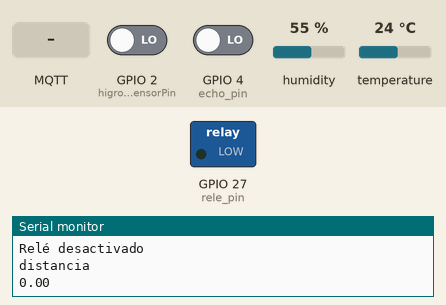
The sketch below on a simulated ESP32. Shown: switched loads named in the sketch (green lamp = pin HIGH), the last lines printed to the serial monitor. The inputs (shaded band) are chosen by the test bench; at power-on: GPIO 2 (higrometerSensorPin) LOW, GPIO 4 (echo_pin) LOW, humidity 55 %, temperature 24 °C. WiFi joins after 1.5 s; servers stay silent unless stated; no MQTT or app messages arrive unless stated; pins used as bus, display or sensor lines are not drawn.

Above: at 2.7 s.
2.8 s: GPIO 2 (higrometerSensorPin) driven HIGH
At 6.1 s:
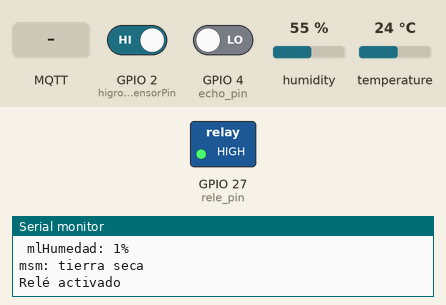
13.7 s: MQTT message "RegarPlanta" arrives on the first subscribed topic
23.5 s: GPIO 2 (higrometerSensorPin) driven LOW
At 27.1 s:
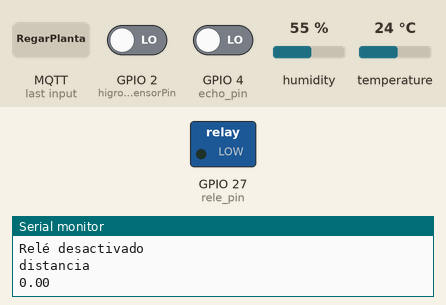
Timing chart, 0 to 28.6 s (numbered marks = the images above; inputs shaded):
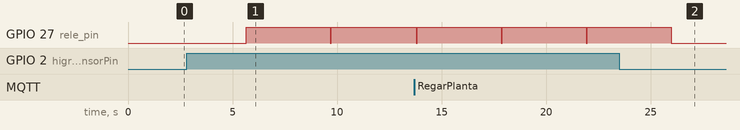

The sketch:

ESP32_script.ino
```cpp
//Libreria requeridas para el funcionamiento del sistema
#include <WiFi.h>
#include <PubSubClient.h>
#include <DHT.h>

//Agregar el nombre de la red wifi en la cual se implementa el entorno
const char* ssid = "realmeGeorge";
//Ingresar la contraseña del wifi
const char* password = "12345678";
//Ingresar la direción Ip del servidor MQTT, direción de la computadora que esta ejecutando el servidor react
const char* mqtt_server = "192.168.93.93";
//Los siguientes son la definición de los topicos
const char* humedad_topic = "Planta/DHT11/Humedad";
const char* temperatura_topic = "Planta/DHT11/Temperatura";
const char* humedad_topic2 = "Planta/Higro/Humedad";
const char* distancia_topic = "Planta/Ultra/Distancia";
const char* regar_topic = "Planta/BombaAgua";
//Definimos Variables
const int humedad_pin = 15;
const int temperatura_pin = 15;
const int trigger_pin = 14;
const int echo_pin = 4;
const int rele_pin = 27;
const int umbral_humedad = 50;
const int higrometerSensorPin = 2;

//Declaramos tres objetos necesarios
WiFiClient espClient;
PubSubClient client(espClient);
DHT dht(temperatura_pin, DHT11);
//Función que establece coneción
void setup_wifi() {
  delay(10);
  Serial.println();
  Serial.print("Conectando a ");
  Serial.println(ssid);

  WiFi.begin(ssid, password);

  while (WiFi.status() != WL_CONNECTED) {
    delay(500);
    Serial.print(".");
  }

  Serial.println("");
  Serial.println("WiFi conectado");
  Serial.println("Dirección IP: ");
  Serial.println(WiFi.localIP());
}
//Función que escucha un tópico en particular, en este caso el tópico Planta/BombaAgua
void callback(char* topic, byte* payload, unsigned int length) {
  Serial.print("Mensaje recibido [");
  Serial.print(topic);
  Serial.print("] ");
  for (int i = 0; i < length; i++) {
    Serial.print((char)payload[i]);
  }
  Serial.println();
  //coparamos el mensaje enviado y ejecutamos la senteia de activado, apgado, funcionamiento normal de la bomba
  if (strcmp(topic, regar_topic) == 0) {
    String msg = "";
    for (int i = 0; i < length; i++) {
      msg += (char)payload[i];
    }
    if (msg == "RegarPlanta") {
      digitalWrite(rele_pin, HIGH);
      Serial.println("Relé activado");
      client.publish(regar_topic, "Regando Planta");
    } else if (msg == "Desactivar") {
      digitalWrite(rele_pin, LOW);
      Serial.println("Relé desactivado");
      client.publish(regar_topic, "Detener Bomba");
    } else if (msg == "Normal") {
      Serial.println("Ejecución normal");
    }
  }
}

//La siguiente Función reconecta al dispositivo esp32 al servidor mqtt
void reconnect() {
  while (!client.connected()) {
    Serial.print("Conectando al servidor MQTT...");
    if (client.connect("ESP32Client")) {
      Serial.println("conectado");
      client.subscribe(regar_topic);
    } else {
      Serial.print("falló, rc=");
      Serial.print(client.state());
      Serial.println(" intentando de nuevo en 5 segundos");
      delay(5000);
    }
  }
}
//Codigo que se ejecuta una unica vez al inicio del programa
void setup() {
  Serial.begin(9600);

  pinMode(rele_pin, OUTPUT);
  pinMode(trigger_pin, OUTPUT);
  pinMode(echo_pin, INPUT);
  pinMode(higrometerSensorPin,INPUT);
  digitalWrite(rele_pin, LOW);
  digitalWrite(trigger_pin, LOW);
    setup_wifi();
  client.setServer(mqtt_server, 1883);
  client.setCallback(callback);
  dht.begin();
}
//Codigo que se repide en cada ciclo del dispositivo.
void loop() {

  // Leer el valor digital del higrómetro, se escoge este valor, puesto la funcion wifi, genera medición incorrecta de entradas analogicas.
  int lectura2 = digitalRead(higrometerSensorPin);
  digitalWrite(27, LOW);
  // Imprimir el valor de humedad en el monitor serial
  Serial.print("Humedad: ");
  Serial.print(lectura2);
  Serial.println("%");
  //Si el valor medido corresponde a un uno logico, es porque la tierra esta seca, en caso distinto la tierra esta mojada.
   if ((int)lectura2 == 1) {
    Serial.print("msm: ");
    Serial.println("tierra seca");
    client.publish(humedad_topic2, "tierra seca");
    digitalWrite(rele_pin, HIGH);
    Serial.println("Relé activado");
    client.publish(regar_topic, "Regando Planta");
  }else{
    Serial.println("tierra mojada");
    client.publish(humedad_topic2, "Tierra mojada");
    Serial.println("Relé desactivado");
      client.publish(regar_topic, "Detener Bomba");
  }

  //medición del volumen del contenedor
  long t;   //tiempo que demora en llegar el eco
  float d;  //distancia en centimetros

  t = pulseIn(echo_pin, HIGH);  //obtenemos el ancho del pulso
  d = t / 59;               //escalamos el tiempo a una distancia en cm
  float vol = 830-(7.5*8.5*d);  //nivel de agua en ml o cm3 (Volumen del recipiente)
  Serial.println("distancia");
  Serial.println(d);

  //tiempo de 3 segundo para accionamiento de la bomba
  delay(3000);
  //nos aseguramos de que la bomba se apague
digitalWrite(rele_pin, LOW);
// verificamos conectividad
 if (!client.connected()) {
    reconnect();
  }
  client.loop();
  //Lectura del sensor dht11 variable humedad
  float humedad = dht.readHumidity();
  // Sentencias de control para enviar la información al topico Planta/DHT11/Humedad
  if (!isnan(humedad)) {

    Serial.print("Humedad dht11: ");
    Serial.println(humedad);

      String hum= String(humedad,1) + "%";
      client.publish(humedad_topic, String(hum).c_str());
   // client.publish(temperatura_topic, tem.c_str());
  }
  //Lectura del sensor dht11 variable temperatura
  float temperatura = dht.readTemperature();
    // Sentencias de control para enviar la información al topico Planta/DHT11/Temperatura
  if (!isnan(temperatura)) {
    Serial.print("Temperatura: ");
    Serial.println(temperatura);
    String tem= String(temperatura,1) + "°C";
    client.publish(temperatura_topic, tem.c_str());
  }
  //Enviamos señal en ultrasonico, para posterior lectura
  digitalWrite(trigger_pin, HIGH);
  delayMicroseconds(10);  //Enviamos un pulso de 10us
  digitalWrite(trigger_pin, LOW);

  //imprimimos los valores del volumen del contenedor
    Serial.print("Vol: ");
    Serial.println(vol);
    Serial.print(" ml");
    String volu= String(vol,1) + " ml";
    client.publish(distancia_topic, String(volu).c_str());
}
```

Measured:
- after the input at 2.8 s, GPIO 27 (rele_pin): LOW → HIGH after 2.8 s, → LOW 4.0 s later, → HIGH 0.05 s later
- after the input at 23.5 s, GPIO 27 (rele_pin): goes on until 26.0 s, then stays LOW
